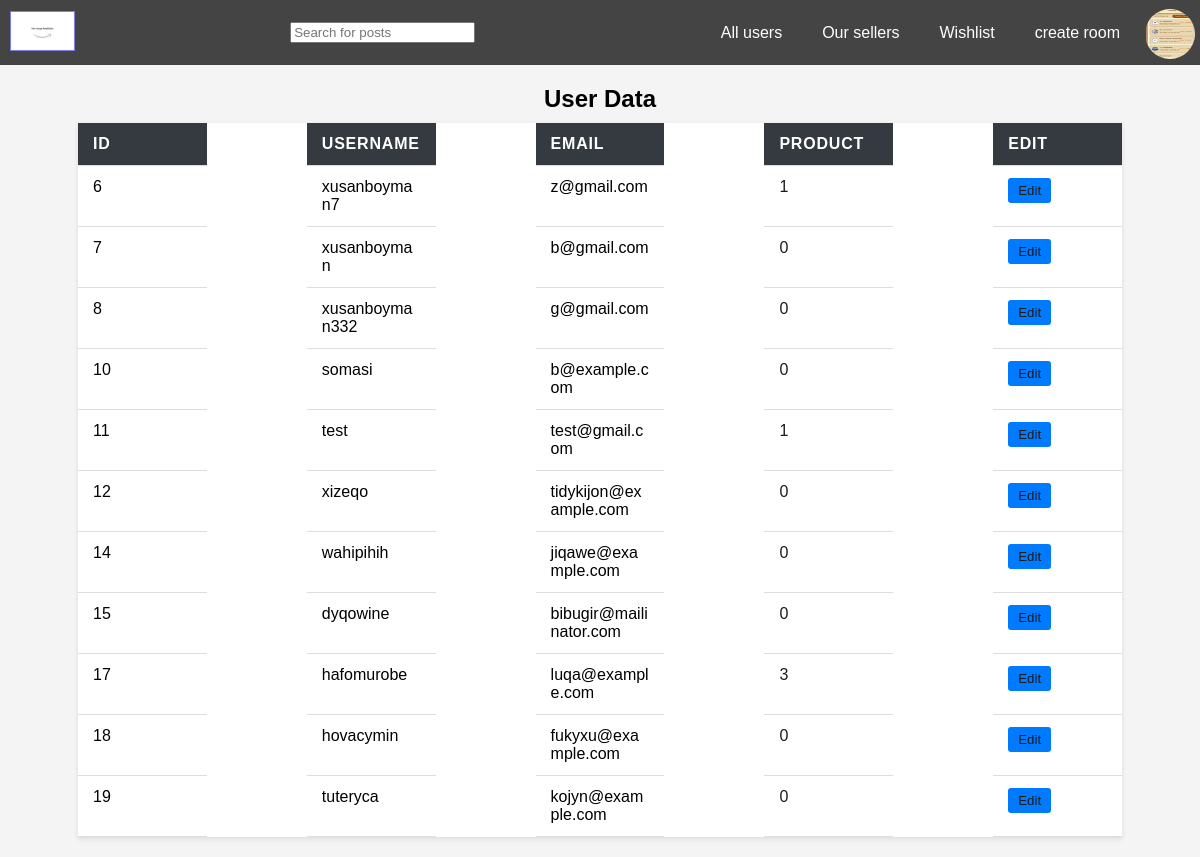
The app's page /all_users/ (signed in) with its own data.
### base/models.py (models this page shows)
class User(AbstractUser):
    name = models.CharField(max_length=120, null=True)
    email = models.EmailField(unique=True)
    bio = models.TextField(null=True)
    role = models.ForeignKey(Role, on_delete=models.CASCADE, default='Seller', null=True)
    avatar = models.ImageField(null=True, upload_to='images', default='/images/avatar.png')
    USERNAME_FIELD = 'email'
    REQUIRED_FIELDS = ['username']

### base/views.py (the view)
# urls.py: path('all_users/', views.all_users, name='all_users'),
@login_required(login_url='/login')
def all_users(request):
    user = get_object_or_404(User, id=request.user.id)
    if user.role.name == "Admin":
        users = User.objects.all()
        context = {'users': users}
        return render(request, 'base/allusers.html', context)
    else:
        return redirect('home')

### base/templates/base/allusers.html (shortened to what this page needs)
{% extends 'main.html' %}
{% block content %}
    {% include 'navbar.html' %}
        <div onclick="closeNav()">
</head>
<div id="body">
    <table>
        <caption>User Data</caption>
        <thead>
            <tr>
                <th>ID</th>
                <th>Username</th>
                <th>Email</th>
                <th>Product</th>
                <th>Edit</th>
            </tr>
        </thead>
        {% for user in users %}
                <tbody>
            <tr>
                {% if user.role.name != 'Admin' %}
                <td>{{ user.id }}</td>
                <td>{{ user.username }}</td>
                <td>{{ user.email }}</td>
                <td><a href="{% url 'sellerPage' user.id %}">{{ user.product_set.count }}</a> </td>
                <td><button><a href="{% url 'edit_user' user.id %}">Edit</a></button></td>
                {% endif %}
            </tr>
        </tbody>
        {% endfor %}
    </table>
        </div>
        </div>
{% endblock %}

### templates/main.html (shortened to what this page needs)
<!DOCTYPE html>
{% load static %}
<html lang="en">
  <head>
          <link rel="stylesheet" type="text/css" href="{% static 'style/style.css' %}">
      <link rel="stylesheet" href="https://cdnjs.cloudflare.com/ajax/libs/font-awesome/4.7.0/css/font-awesome.min.css">
  </head>
  <body>
    {% block content %}
    {% endblock %}
  </body>
</html>

### templates/navbar.html (shortened to what this page needs)
{% load static %}
        <nav style="height: 45px;" onclick="closeNav()" class="navbar">
            <a href="{% url 'home' %}">
            <div class="logo">
                <img src="{% static 'media/static/images/img.png'%}"  alt="Shop"/>
            </div>
                </a>
        <div>
                <form class="header__search" method="GET" action="{% url 'home' %}">
            <label>
                <input name="q" placeholder="Search for posts" />
            </label>
        </form>
        </div>
            <ul class="nav-links" style="display: flex; align-items: center">
            {% if user.role.name == "Admin" %}
                <li><a href="{% url 'all_users' %}">All users</a></li>
            {% endif %}
                <li><a href="{% url 'sellers' %}">Our sellers</a></li>
                <li><a href="{% url 'wishlist' %}">Wishlist</a></li>
                {% if  request.user.is_authenticated %}
                {% if request.user.role.name == 'Admin'  or request.user.role.name == "User" %}
                    <li style="margin-right: 20px"><a href='{% url 'create_product' %}'>create room</a></li>
                    {% endif %}
                {% endif %}
            </ul>
        </nav>
    <div style="top: 9px;right: 5px;position: absolute;">
        {% if request.user.is_authenticated %}
            <div id="close" onclick="openNav()"><img style="height: 50px;width: 50px;border-radius: 50%" src="{{ user.avatar.url }}" alt="User image"></div>
        {% endif %}
    </div>

### static/style/style.css (style rules this page uses)
body { font-family: Arial, sans-serif; margin: 0; padding: 0; }
*:not(.product) { overflow: auto; }
.navbar { display: flex; justify-content: space-between; align-items: center; background-color: #444; padding: 10px; }
.logo img { height: 40px; }
.nav-links { list-style-type: none; margin: 0; padding: 0; display: flex; color:black; }
a { text-decoration: none; color: #1b1b1b; }
.nav-links li { margin-left: 20px; }
.nav-links a { color: white; text-decoration: none; font-size: 16px; padding: 5px 10px; }
a { text-decoration: none; }

### base/templates/base/allusers.html (style rules this page uses)
tr { display: flex; gap: 100px; }
#body { font-family: Arial, sans-serif; background-color: #f4f4f4; margin: 0; padding: 20px; }
table { width: 90%; margin: auto; border-collapse: collapse; background-color: #fff; box-shadow: 0 2px 5px rgba(0, 0, 0, 0.1); table-layout: fixed; }
th, td { padding: 12px 15px; text-align: left; border-bottom: 1px solid #ddd; word-wrap: break-word; }
th { background-color: #343a40; color: white; text-transform: uppercase; letter-spacing: 0.05em; }
th, td { width: 100%; }
button { padding: 5px 10px; background-color: #007BFF; border: none; color: white; border-radius: 3px; cursor: pointer; }
caption { caption-side: top; font-size: 1.5em; margin-bottom: 10px; font-weight: bold; }

### records on screen
User: avatar (picture)
User: id "6", username "xusanboyman7", email "z@gmail.com", product_set.count "1"
User: id "7", username "xusanboyman", email "b@gmail.com", product_set.count "0"
User: id "8", username "xusanboyman332", email "g@gmail.com", product_set.count "0"
User: id "10", username "somasi", email "b@example.com", product_set.count "0"
User: id "11", username "test", email "test@gmail.com", product_set.count "1"
User: id "12", username "xizeqo", email "tidykijon@example.com", product_set.count "0"
User: id "14", username "wahipihih", email "jiqawe@example.com", product_set.count "0"
User: id "15", username "dyqowine", email "bibugir@mailinator.com", product_set.count "0"
User: id "17", username "hafomurobe", email "luqa@example.com", product_set.count "3"
User: id "18", username "hovacymin", email "fukyxu@example.com", product_set.count "0"
User: id "19", username "tuteryca", email "kojyn@example.com", product_set.count "0"
